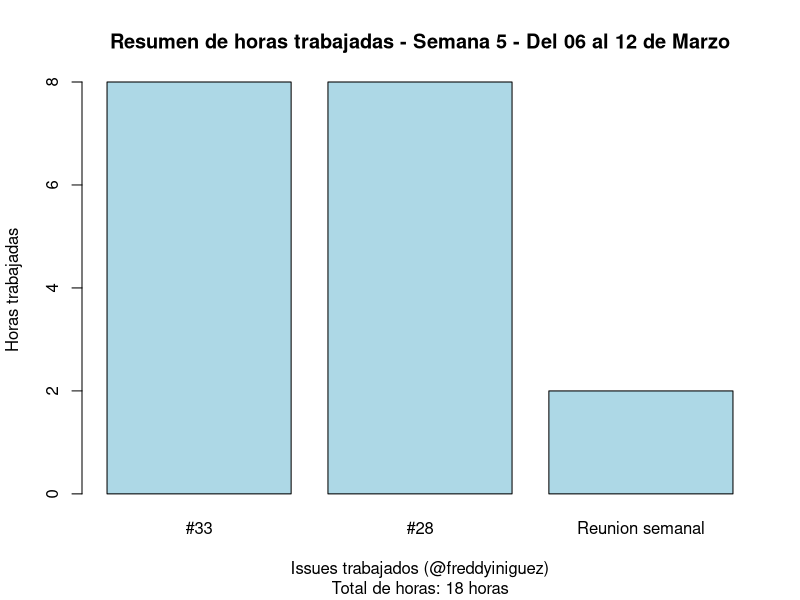

Generate this figure with R:
# WAFLA Project
## Reporte de horas trabajadas
### Semana 5

horas_trabajadas <- c(8, 8, 2)

issues_trabajados <- c("#33", "#28", "Reunion semanal")

barplot(horas_trabajadas, 
        main = "Resumen de horas trabajadas - Semana 5 - Del 06 al 12 de Marzo",
        sub = "Total de horas: 18 horas",
        xlab = "Issues trabajados (@freddyiniguez)",
        ylab = "Horas trabajadas",
        col = "lightblue",
        names.arg = issues_trabajados)
